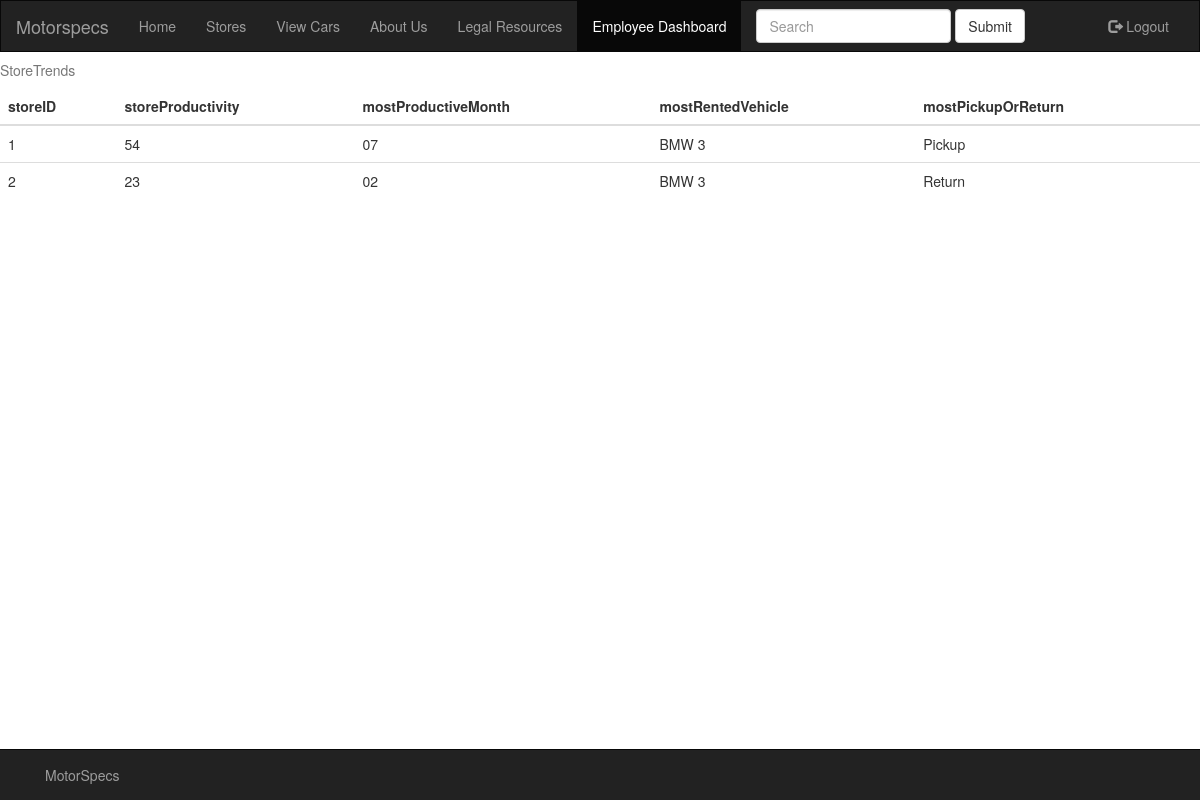
/storetrends/ (signed in), run on an earlier commit of the app's database.
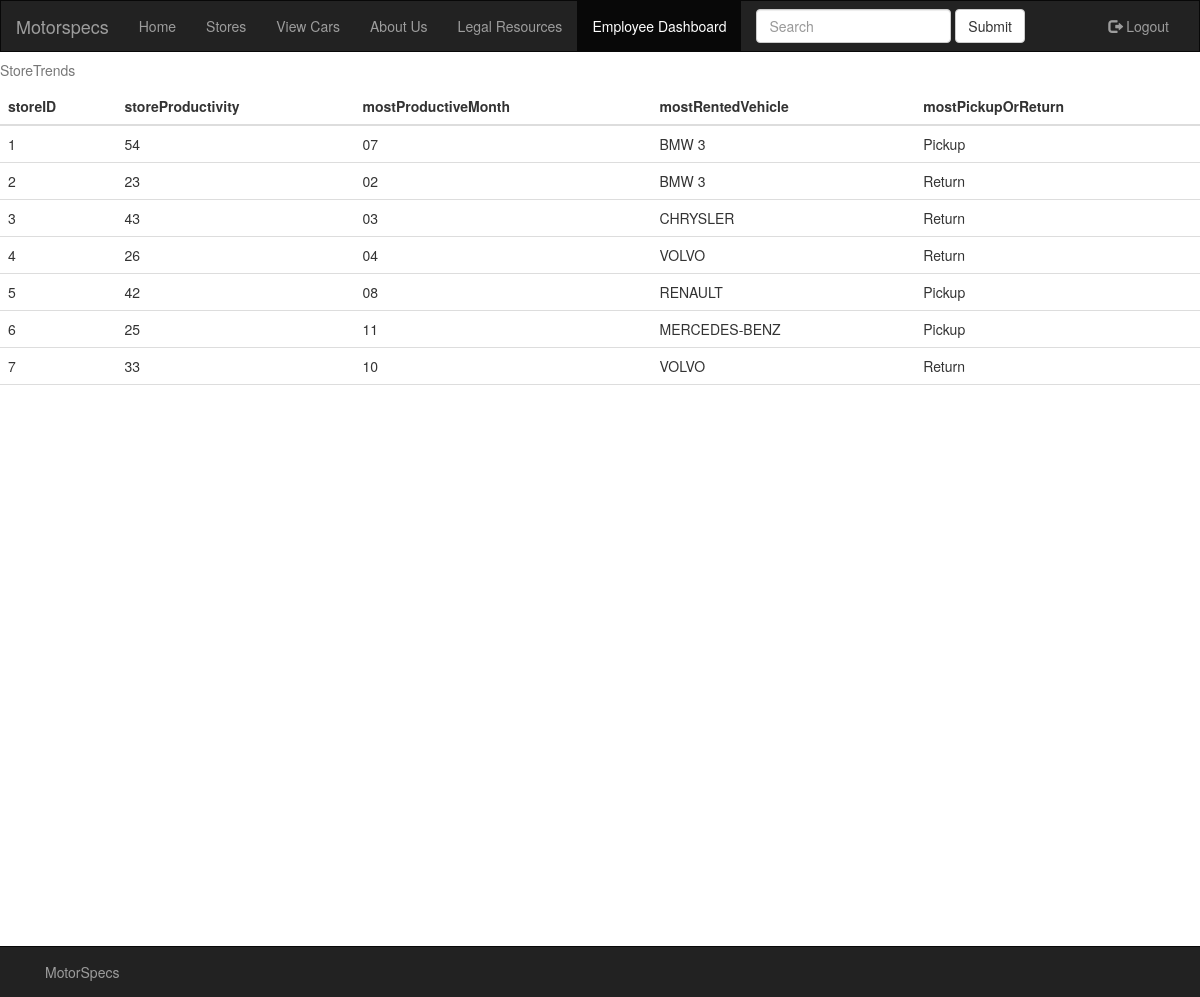
And on a later commit of the database.
### index/models.py (models this page shows, shortened)
class StoreTrends(models.Model):
    storeID = models.CharField(max_length=250)
    storeProductivity = models.CharField(max_length=50)
    mostProductiveMonth = models.CharField(max_length=50)
    mostRentedVehicle = models.CharField(max_length=50)
    mostPickupOrReturn = models.CharField(max_length=10)

### DataRepresent/views.py (the view)
# urls.py: path('', views.storetrends),
@login_required
def storetrends(request):
    stores = StoreTrends.objects.all()
    res = []
    for store in stores:
        json = {
            'storeID':str(store.storeID),
            'storeProductivity':store.storeProductivity,
            'mostProductiveMonth':store.mostProductiveMonth,
            'mostRentedVehicle':store.mostRentedVehicle,
            'mostPickupOrReturn':store.mostPickupOrReturn
        }
        res.append(json)
    return render(request, 'storetrends.html', {'store_list':res})

### DataRepresent/templates/storetrends.html
{% extends "base.html" %}
{% block navbuttons %}
        <li><a href="/home/">Home</a></li>
        <li><a href="#">Stores</a></li>
        <li><a href="/vehiclelist/">View Cars</a></li>
        <li><a href="/aboutus/">About Us</a></li>
		<li><a href="/legalresources/">Legal Resources</a></li>
	{% if user.is_authenticated %}
        <li class="active"><a href="/dashboard/">Employee Dashboard</a></li>
      	{% endif %}
{% endblock navbuttons %}
{% block content %}
    <table class="table table-hover">
        <caption>StoreTrends</caption>
        <thead>
            <tr>
                <th>storeID</th>
                <th>storeProductivity</th>
                <th>mostProductiveMonth</th>
                <th>mostRentedVehicle</th>
                <th>mostPickupOrReturn</th>
            </tr>
        </thead>
        <tbody>
            {% for store in store_list %}
            <tr>
                <td>{{ store.storeID }}</td>
                <td>{{ store.storeProductivity }}</td>
                <td>{{ store.mostProductiveMonth }}</td>
                <td>{{ store.mostRentedVehicle }}</td>
                <td>{{ store.mostPickupOrReturn }}</td>
            </tr>
            {% endfor %}
        </tbody>
    </table>
{% endblock content %}

### DataRepresent/templates/base.html (shortened to what this page needs)
<!DOCTYPE html>
<html lang="en">
<head>
  <link rel="stylesheet" href="https://maxcdn.bootstrapcdn.com/bootstrap/3.3.7/css/bootstrap.min.css">
</head>
<body>
<nav class="navbar navbar-inverse">
  <div class="container-fluid">
    <div class="navbar-header">
      <a class="navbar-brand" href="/home/">Motorspecs</a>
    </div>
    <div class="collapse navbar-collapse" id="myNavbar">
      <ul class="nav navbar-nav">
      	{% block navbuttons %}
	{% endblock navbuttons %}
	<form class="navbar-form navbar-left" role="search">
    		<div class="form-group">
       			<input type="text" class="form-control" placeholder="Search">
   		</div>
    		<button type="submit" class="btn btn-default">Submit</button>
	</form>
      </ul>
      <ul class="nav navbar-nav navbar-right">
        {% if user.is_authenticated %}
        <li><a href="/logout/"><span class="glyphicon glyphicon-log-out"></span> Logout</a></li>
        {% else %}
        <li><a href="/login/"><span class="glyphicon glyphicon-log-in"></span> Login</a></li>
        {% endif %}
      </ul>
    </div>
  </div>
</nav>
<div class="pre-scrollable">
	{% block content %} {% endblock %}
</div>
<div class="navbar navbar-inverse navbar-fixed-bottom">
  <div class="container">
    <span class="navbar-text">
      MotorSpecs
    </span>
  </div>
</div>
</body>
</html>

### DataRepresent/templates/base.html (style rules this page uses)
.navbar { margin-bottom: 0; border-radius: 0; }

What changed in the data, as far as the page shows it:
added StoreTrends: storeProductivity "43", mostProductiveMonth "03", mostRentedVehicle "CHRYSLER", mostPickupOrReturn "Return"
added StoreTrends: storeProductivity "26", mostProductiveMonth "04", mostRentedVehicle "VOLVO", mostPickupOrReturn "Return"
added StoreTrends: storeProductivity "42", mostProductiveMonth "08", mostRentedVehicle "RENAULT", mostPickupOrReturn "Pickup"
added StoreTrends: storeProductivity "25", mostProductiveMonth "11", mostRentedVehicle "MERCEDES-BENZ", mostPickupOrReturn "Pickup"
added StoreTrends: storeProductivity "33", mostProductiveMonth "10", mostRentedVehicle "VOLVO", mostPickupOrReturn "Return"
Also different on the page:
new list line: "3"
new list line: "4"
new list line: "5"
new list line: "6"
new list line: "7"
